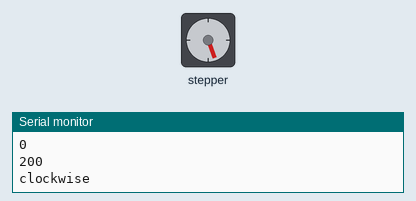
Simulated run of this sketch. Board: Arduino Uno, built with avr-gcc and run on an emulated ATmega328P. Shown: stepper motor, the last lines printed to the serial monitor. Stepper angles assume 200 steps per turn.

Above: at 0.2 s.
At 10.0 s:
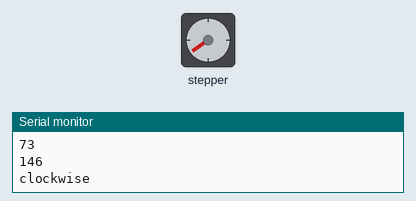
At 21.6 s:
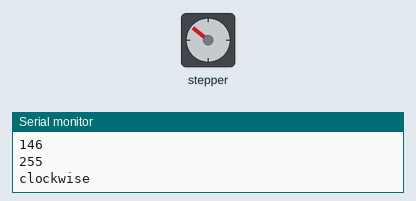
At 39.4 s:
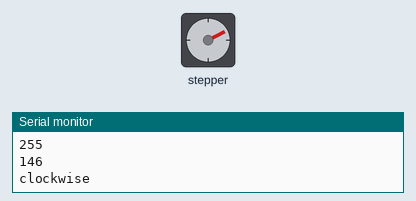
Timing chart, 0 to 40.0 s (numbered marks = the images above):
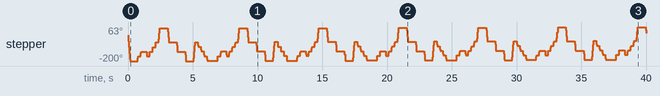

The sketch:

Stepper_Motor.ino
```cpp
/*
 Stepper Motor Control - one revolution

 This program drives a unipolar or bipolar stepper motor.
 The motor is attached to digital pins 8 - 11 of the Arduino.

 The motor should revolve one revolution in one direction, then
 one revolution in the other direction.


 Created 11 Mar. 2007
 Modified 30 Nov. 2009
 by Tom Igoe

 */

#include <Stepper.h>

// servo rotations based on notes
#define Cserv 0
#define Dserv 37
#define Eserv 73
#define Fserv 110
#define Gserv 146
#define Aserv 183
#define Bserv 219
#define high_Cserv 255

int servoNotes[] = {Cserv, Cserv, Cserv, Cserv, Cserv, Cserv, Dserv, Dserv, Eserv, Eserv, Eserv, Eserv, Dserv, Dserv, Eserv, Eserv, Fserv, Fserv, Gserv, Gserv, high_Cserv, high_Cserv, high_Cserv, high_Cserv, high_Cserv, high_Cserv, Gserv, Gserv, Gserv, Gserv, Gserv, Gserv, Eserv, Eserv, Eserv, Eserv, Eserv, Eserv, Cserv, Cserv, Cserv, Cserv, Cserv, Cserv, Gserv, Gserv, Fserv, Fserv, Eserv, Eserv, Dserv, Dserv, Cserv, Cserv};
double degree = 1.8;
int currAngle = 200;

Stepper myStepper(currAngle, 4, 5, 6, 7);

void setup() {
  // set the speed at 60 rpm:
  myStepper.setSpeed(200);
  // initialize the serial port:
  Serial.begin(9600);
}

void loop() {
  for (int angle : servoNotes) {
    double difference = (angle - currAngle)/degree;
    Serial.println(angle);
    Serial.println(currAngle);
    Serial.println("clockwise");
    myStepper.step(difference);
    delay(100);
    currAngle = angle;
  }
}
```
